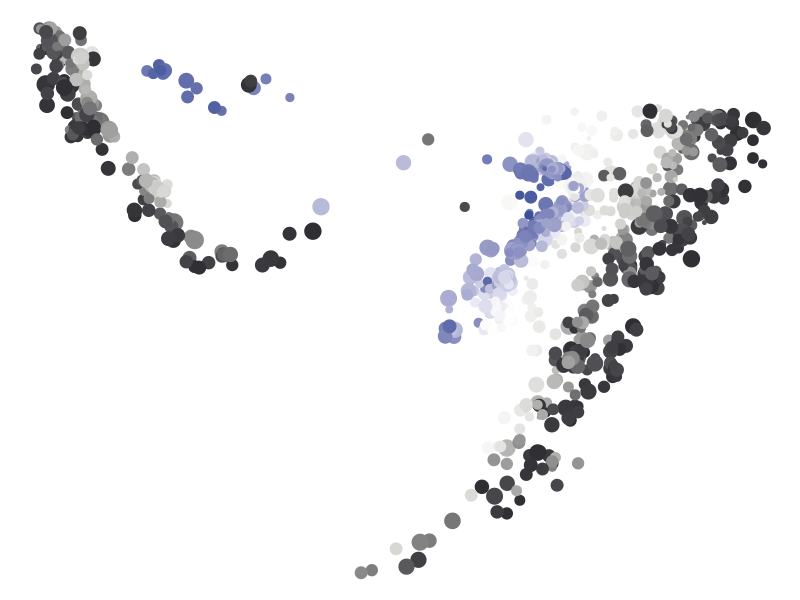
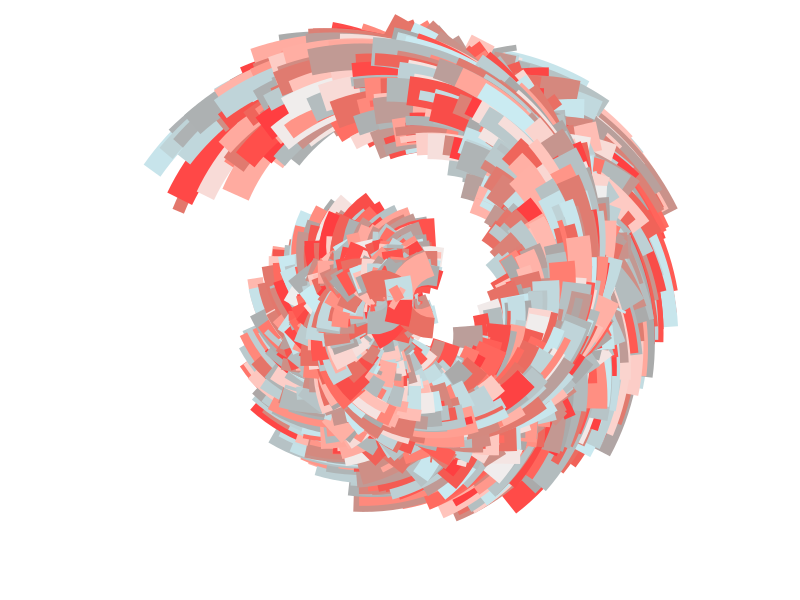

These charts were generated, in order, by the following R code:
## ---- chunk 1
library(ggplot2)
library(tibble)
library(dplyr)
library(RColorBrewer)
## ---- chunk 2
sample_canva <- function(seed = NULL) {
  if(!is.null(seed)) set.seed(seed)
  sample(ggthemes::canva_palettes, 1)[[1]]
}
## ---- chunk 3
pal <- sample_canva(seed = 104)

quakes |>
  ggplot(aes(x = long, y = lat, colour = depth, size = mag)) + 
  geom_point(show.legend = FALSE) + 
  theme_void() +
  scale_colour_gradientn(colours = pal)
## ---- chunk 4
sample_data <- function(seed = NULL, n = 100, z = 1){
  if(!is.null(seed)) set.seed(seed)
  dat <- tibble(
    x0 = seq(0, -0.00000001 + z, by = 1/(n/z)),
    y0 = seq(z + 0, 0.00000001, by = -1/(n/z)),
    x1 = x0 + runif(n, min = -.2, max = .2),
    y1 = y0 + runif(n, min = -.2, max = .2),
    shade = runif(n), 
    size = runif(n)/n,
    shape = factor(sample(0:22, size = n, replace = TRUE))
  )
}
## ---- chunk 5
polar_styled_plot <- function(data = NULL, palette) {
  ggplot(
    data = data,
    mapping = aes(
      x = x0,
      y = y0,
      xend = x1,
      yend = y1,
      colour = shade,
      size = size
    )) + 
    coord_polar(clip = "off") +
    scale_y_continuous(
      expand = c(0, 0),
      limits = c(0, 1), 
      oob = scales::oob_keep
    ) +
    scale_x_continuous(
      expand = c(0, 0), 
      limits = c(0, 1), 
      oob = scales::oob_keep
    ) + 
    scale_colour_gradientn(colours = palette) + 
    scale_size(range = c(0, 10)) + 
    theme_void() + 
    guides(
      colour = guide_none(),
      size = guide_none(),
      fill = guide_none(),
      shape = guide_none()
    )
}
## ---- chunk 6
dat <- sample_data(n = 5000, seed = 1, z = 1) 
pal <- sample_canva(seed = 17)

polar_styled_plot(data = dat, palette = pal) + geom_segment()

